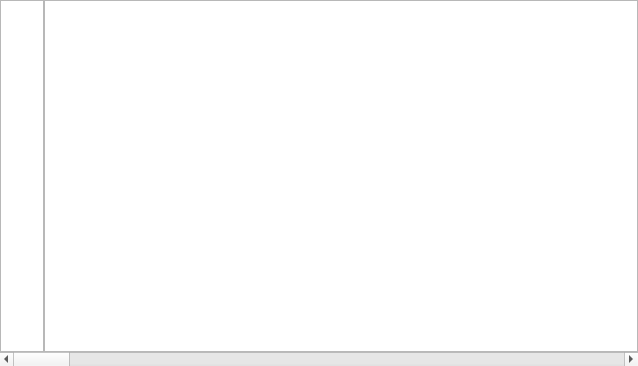
<?xml version="1.0" encoding="UTF-8"?>
<ui version="4.0">
 <class>TextEdit</class>
 <widget class="QWidget" name="TextEdit">
  <property name="geometry">
   <rect>
    <x>0</x>
    <y>0</y>
    <width>638</width>
    <height>366</height>
   </rect>
  </property>
  <property name="windowTitle">
   <string>Form</string>
  </property>
  <layout class="QVBoxLayout" name="verticalLayout">
   <property name="spacing">
    <number>0</number>
   </property>
   <property name="leftMargin">
    <number>0</number>
   </property>
   <property name="topMargin">
    <number>0</number>
   </property>
   <property name="rightMargin">
    <number>0</number>
   </property>
   <property name="bottomMargin">
    <number>0</number>
   </property>
   <item>
    <layout class="QHBoxLayout" name="horizontalLayout">
     <property name="spacing">
      <number>0</number>
     </property>
     <item>
      <widget class="QTextBrowser" name="textBrowser">
       <property name="maximumSize">
        <size>
         <width>44</width>
         <height>16777215</height>
        </size>
       </property>
       <property name="verticalScrollBarPolicy">
        <enum>Qt::ScrollBarAlwaysOff</enum>
       </property>
       <property name="horizontalScrollBarPolicy">
        <enum>Qt::ScrollBarAlwaysOff</enum>
       </property>
      </widget>
     </item>
     <item>
      <widget class="QTextEdit" name="textEdit">
       <property name="horizontalScrollBarPolicy">
        <enum>Qt::ScrollBarAlwaysOff</enum>
       </property>
       <property name="lineWrapMode">
        <enum>QTextEdit::NoWrap</enum>
       </property>
      </widget>
     </item>
    </layout>
   </item>
   <item>
    <widget class="QScrollBar" name="horizontalScrollBar">
     <property name="orientation">
      <enum>Qt::Horizontal</enum>
     </property>
    </widget>
   </item>
  </layout>
 </widget>
 <resources/>
 <connections/>
</ui>
